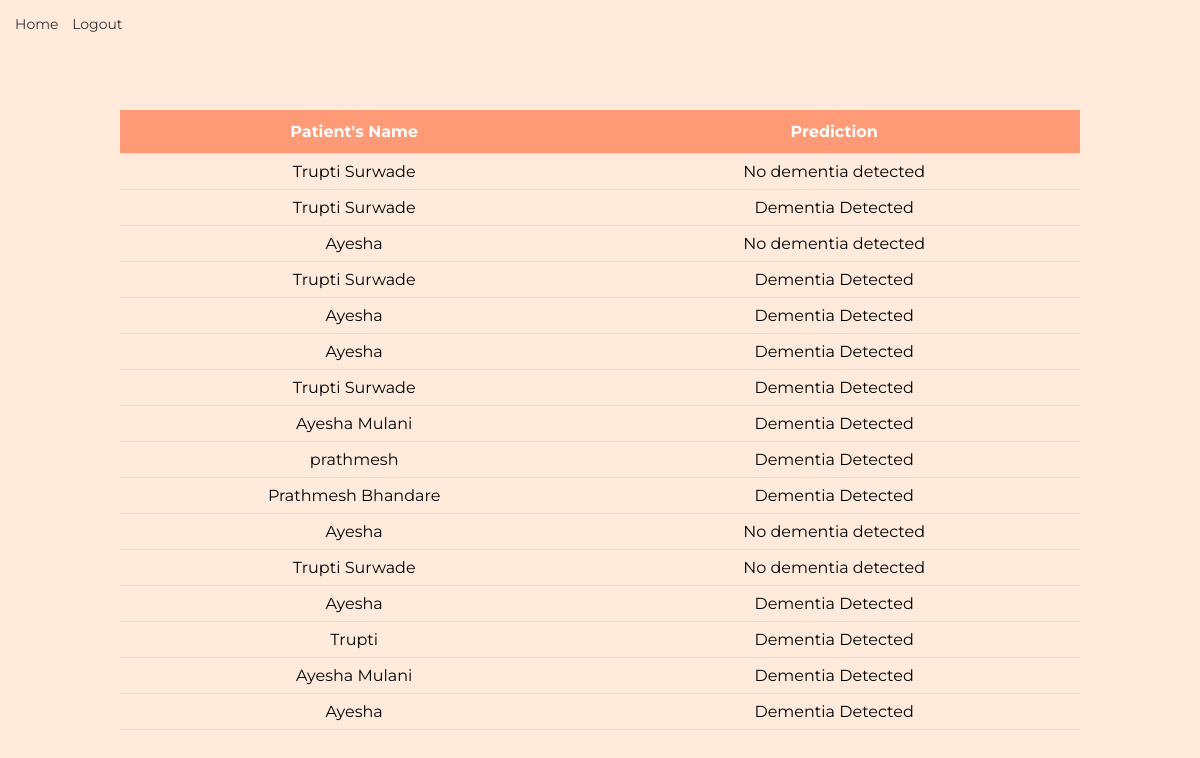
Page /getData (signed in) on the committed database.
### web/models.py (models this page shows)
class MedHistory(db.Model):
    id = db.Column(db.Integer, primary_key=True)
    name = db.Column(db.String(100))
    visit = db.Column(db.Integer)
    mr_delay = db.Column(db.Integer)
    gender = db.Column(db.Integer)
    age = db.Column(db.Integer)
    edu = db.Column(db.Integer)
    ses = db.Column(db.Float)
    mmse = db.Column(db.Float)
    cdr = db.Column(db.Float)
    etiv = db.Column(db.Integer)
    nwbv = db.Column(db.Float)
    asf = db.Column(db.Float)
    result = db.Column(db.String(100))
    user_id = db.Column(db.Integer, db.ForeignKey('user.id'))

### web/views.py (the view)
@views.route('/getData', methods=['GET'])
@cross_origin()
@login_required
def getData():
    if request.method == 'GET':
        try:
            admin = 0
            login_id = current_user.id
            if (current_user.first_name == 'admin'):
                admin = 1
            data = MedHistory.query.filter_by(user_id=login_id).all()
            info = [{'id': med.id, 'name': med.name, 'result': med.result} for med in data]
            if admin:
                info = [{'id': med.id, 'name': med.name, 'visit': med.visit, 'mrDelay':  med.mr_delay, 'gender': med.gender, 'age': med.age, 'edu':med.edu, 'ses': med.ses, 'mmse': med.mmse, 'cdr': med.cdr, 'etiv': med.etiv, 'nwbv': med.nwbv, 'asf': med.asf, 'result': med.result } for med in data]
            if data:
                data_exists = 1
                return render_template('history.html', history=info, data_exists=data_exists,  admin=admin)
            else:
                data_exists = 0
                return render_template('history.html', data_exists=data_exists)
        except Exception as e:
            return render_template('error.html')

### web/templates/history.html (shortened to what this page needs)
<html lang="en">
  <head>
    <link rel="stylesheet" href="../static/styles/historyStyle.css" />
  </head>
  <body>
    <div>
      <nav class="navbar">
        <a href="/">Home</a>
        <a href="/logout">Logout</a>
      </nav>
    </div>
    {% if admin == 1 %}
    {% if data_exists == 1 %}
    <div>
      <table id="records">
        <tr>
          <th>Patient's Name</th>
          <th>No. of  visits</th>
          <th>MR Delay</th>
          <th>Gender</th>
          <th>Age</th>
          <th>Education Years</th>
          <th>SocioEconomic Status</th>
          <th>Mini-Mental State Examination Score</th>
          <th>Clinical Dementia Rating</th>
          <th>Estimated total intracranial volume</th>
          <th>Normalized whole-brain volume</th>
          <th>Atlas scaling factor</th>
          <th>Prediction</th>
        </tr>
        {% for items in history %}
        <tr>
          <td>{{ items.name }}</td>
          <td>{{ items.visit }}</td>
          <td>{{ items.mrDelay }}</td>
          <td>{{ items.gender }}</td>
          <td>{{ items.age }}</td>
          <td>{{ items.edu }}</td>
          <td>{{ items.ses }}</td>
          <td>{{ items.mmse }}</td>
          <td>{{ items.cdr }}</td>
          <td>{{ items.etiv }}</td>
          <td>{{ items.nwbv }}</td>
          <td>{{ items.asf }}</td>
          <td>{{ items.result }}</td>
        </tr>
        {% endfor %}
      </table>
    </div>
    {% else %}
    <div>
      <h1>No records found.</h1>
    </div>
    {% endif %}
    {% else %}
    {% if data_exists == 1 %}
    <div>
      <table id="records">
        <tr>
          <th>Patient's Name</th>
          <th>Prediction</th>
        </tr>
        {% for items in history %}
        <tr>
          <td>{{ items.name }}</td>
          <td>{{ items.result }}</td>
        </tr>
        {% endfor %}
      </table>
    </div>
    {% else %}
    <div>
      <h1>No records found.</h1>
    </div>
    {% endif %}
  {% endif %}
  </body>
</html>

### web/static/styles/historyStyle.css (style rules this page uses)
* { font-family: montserrat, arial, verdana; margin: 0; padding: 0; box-sizing: border-box; -webkit-tap-highlight-color: rgba(255, 255, 255, 0); -webkit-focus-ring-color: rgba(255, 255, 255, 0) ; outline: none; background-color: #ffeadb; }
:root { font-size: 14px; }
.navbar { padding: 15px; height: 15px; }
a { text-align: right; text-decoration: none; color: #333; padding-right: 10px; height: 20px; }
#records { margin: auto; margin-top: 80px; text-align: center; border-collapse: collapse; width: 80%; }
#records td, #records th { border-bottom: 1px solid #ddd; padding: 8px; }
#records th { padding-top: 12px; padding-bottom: 12px; background-color: #ff9a76; color: white; }

### rows in the picture
MedHistory: name "Trupti Surwade", result "No dementia detected"
MedHistory: name "Trupti Surwade", result "Dementia Detected"
MedHistory: name "Ayesha", result "No dementia detected"
MedHistory: name "Trupti Surwade", result "Dementia Detected"
MedHistory: name "Ayesha", result "Dementia Detected"
MedHistory: name "Ayesha", result "Dementia Detected"
MedHistory: name "Trupti Surwade", result "Dementia Detected"
MedHistory: name "Ayesha Mulani", result "Dementia Detected"
MedHistory: name "prathmesh", result "Dementia Detected"
MedHistory: name "Prathmesh Bhandare", result "Dementia Detected"
MedHistory: name "Ayesha", result "No dementia detected"
MedHistory: name "Trupti Surwade", result "No dementia detected"
MedHistory: name "Ayesha", result "Dementia Detected"
MedHistory: name "Trupti", result "Dementia Detected"
MedHistory: name "Ayesha Mulani", result "Dementia Detected"
MedHistory: name "Ayesha", result "Dementia Detected"
